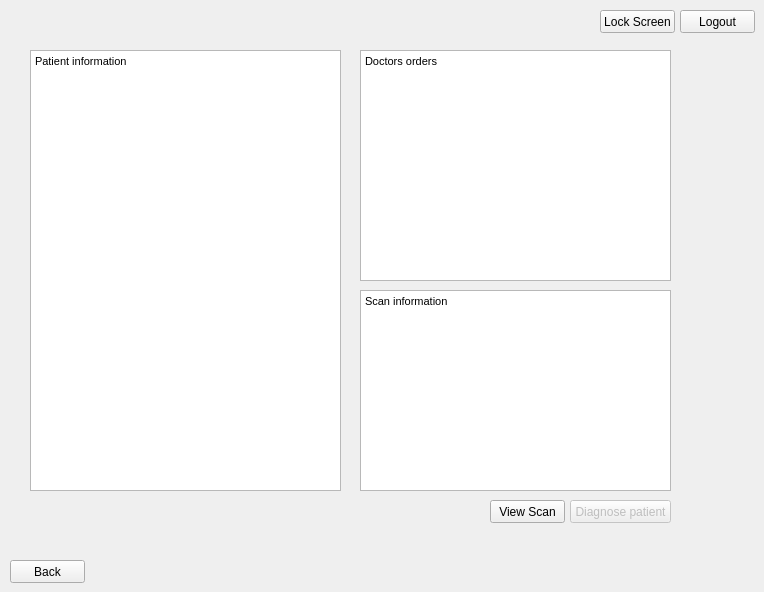
  <widget class="QWidget" name="page_rad_patient_page">
   <widget class="QTextBrowser" name="page_rad_patient_page_patient_infor">
    <property name="geometry">
     <rect>
      <x>30</x>
      <y>50</y>
      <width>311</width>
      <height>441</height>
     </rect>
    </property>
    <property name="html">
     <string>&lt;!DOCTYPE HTML PUBLIC &quot;-//W3C//DTD HTML 4.0//EN&quot; &quot;http://www.w3.org/TR/REC-html40/strict.dtd&quot;&gt;
&lt;html&gt;&lt;head&gt;&lt;meta name=&quot;qrichtext&quot; content=&quot;1&quot; /&gt;&lt;style type=&quot;text/css&quot;&gt;
p, li { white-space: pre-wrap; }
&lt;/style&gt;&lt;/head&gt;&lt;body style=&quot; font-family:'MS Shell Dlg 2'; font-size:8.25pt; font-weight:400; font-style:normal;&quot;&gt;
&lt;p style=&quot; margin-top:0px; margin-bottom:0px; margin-left:0px; margin-right:0px; -qt-block-indent:0; text-indent:0px;&quot;&gt;Patient information&lt;/p&gt;&lt;/body&gt;&lt;/html&gt;</string>
    </property>
   </widget>
   <widget class="QTextBrowser" name="page_rad_patient_page_doctors_orders">
    <property name="geometry">
     <rect>
      <x>360</x>
      <y>50</y>
      <width>311</width>
      <height>231</height>
     </rect>
    </property>
    <property name="html">
     <string>&lt;!DOCTYPE HTML PUBLIC &quot;-//W3C//DTD HTML 4.0//EN&quot; &quot;http://www.w3.org/TR/REC-html40/strict.dtd&quot;&gt;
&lt;html&gt;&lt;head&gt;&lt;meta name=&quot;qrichtext&quot; content=&quot;1&quot; /&gt;&lt;style type=&quot;text/css&quot;&gt;
p, li { white-space: pre-wrap; }
&lt;/style&gt;&lt;/head&gt;&lt;body style=&quot; font-family:'MS Shell Dlg 2'; font-size:8.25pt; font-weight:400; font-style:normal;&quot;&gt;
&lt;p style=&quot; margin-top:0px; margin-bottom:0px; margin-left:0px; margin-right:0px; -qt-block-indent:0; text-indent:0px;&quot;&gt;Doctors orders&lt;/p&gt;&lt;/body&gt;&lt;/html&gt;</string>
    </property>
   </widget>
   <widget class="QTextBrowser" name="page_rad_patient_page_scan_info">
    <property name="geometry">
     <rect>
      <x>360</x>
      <y>290</y>
      <width>311</width>
      <height>201</height>
     </rect>
    </property>
    <property name="html">
     <string>&lt;!DOCTYPE HTML PUBLIC &quot;-//W3C//DTD HTML 4.0//EN&quot; &quot;http://www.w3.org/TR/REC-html40/strict.dtd&quot;&gt;
&lt;html&gt;&lt;head&gt;&lt;meta name=&quot;qrichtext&quot; content=&quot;1&quot; /&gt;&lt;style type=&quot;text/css&quot;&gt;
p, li { white-space: pre-wrap; }
&lt;/style&gt;&lt;/head&gt;&lt;body style=&quot; font-family:'MS Shell Dlg 2'; font-size:8.25pt; font-weight:400; font-style:normal;&quot;&gt;
&lt;p style=&quot; margin-top:0px; margin-bottom:0px; margin-left:0px; margin-right:0px; -qt-block-indent:0; text-indent:0px;&quot;&gt;Scan information&lt;/p&gt;&lt;/body&gt;&lt;/html&gt;</string>
    </property>
   </widget>
   <widget class="QPushButton" name="page_rad_patient_page_button_lock_screen">
    <property name="geometry">
     <rect>
      <x>600</x>
      <y>10</y>
      <width>75</width>
      <height>23</height>
     </rect>
    </property>
    <property name="text">
     <string>Lock Screen</string>
    </property>
   </widget>
   <widget class="QPushButton" name="page_rad_patient_page_button_logout">
    <property name="geometry">
     <rect>
      <x>680</x>
      <y>10</y>
      <width>75</width>
      <height>23</height>
     </rect>
    </property>
    <property name="text">
     <string>Logout</string>
    </property>
   </widget>
   <widget class="QPushButton" name="page_rad_patient_page_button_back">
    <property name="geometry">
     <rect>
      <x>10</x>
      <y>560</y>
      <width>75</width>
      <height>23</height>
     </rect>
    </property>
    <property name="text">
     <string>Back</string>
    </property>
   </widget>
   <widget class="QPushButton" name="page_rad_patient_page_button_diagnose_patient">
    <property name="enabled">
     <bool>false</bool>
    </property>
    <property name="geometry">
     <rect>
      <x>570</x>
      <y>500</y>
      <width>101</width>
      <height>23</height>
     </rect>
    </property>
    <property name="text">
     <string>Diagnose patient</string>
    </property>
   </widget>
   <widget class="QPushButton" name="page_rad_patient_page_button_view_scan">
    <property name="geometry">
     <rect>
      <x>490</x>
      <y>500</y>
      <width>75</width>
      <height>23</height>
     </rect>
    </property>
    <property name="text">
     <string>View Scan</string>
    </property>
   </widget>
  </widget>
